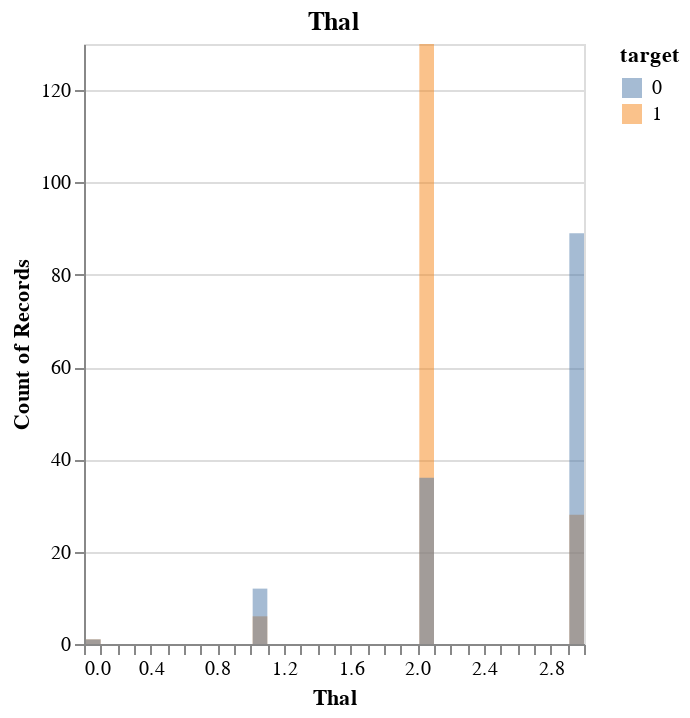

Notebook source saved alongside this figure:
### Code cell
plots[12]

### Figure 1 — Vega-Lite specification as saved in the notebook (floating-point values rounded to 4 significant figures; data arrays with more than 128 entries replaced by an {"elided": "..."} marker saying what was removed)
{"$schema": "https://vega.github.io/schema/vega-lite/v3.4.0.json", "config": {"mark": {"tooltip": null}, "view": {"height": 300, "width": 400}}, "data": {"name": "data-a24de27fcaca3464660850dd7c56a142"}, "datasets": {"data-a24de27fcaca3464660850dd7c56a142": {"elided": "303 records"}}, "encoding": {"color": {"field": "target", "type": "nominal"}, "x": {"bin": {"maxbins": 30}, "field": "thal", "title": "Thal", "type": "quantitative"}, "y": {"aggregate": "count", "stack": null, "type": "quantitative"}}, "mark": {"opacity": 0.5, "type": "bar"}, "title": "Thal", "width": 250}
